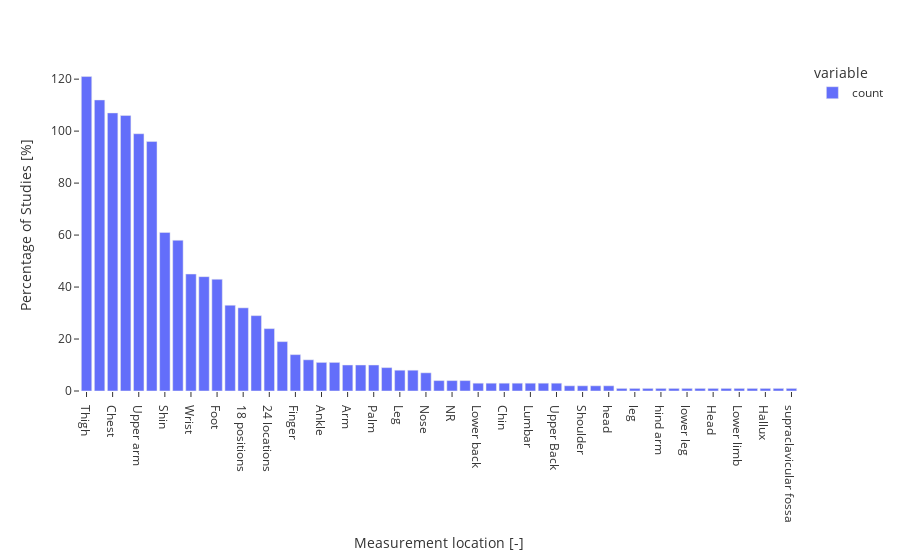

Notebook cell for this chart:
### Code cell
skin_temperature = df.loc[df["physio-parameter"] == "Skin temperature"]
location_counts = skin_temperature["physio-body-site"].value_counts()

fig = px.bar(
    location_counts,
)

fig.update_layout(
    xaxis_title="Measurement location [-]",
    yaxis_title="Percentage of Studies [%]",
    template=CHART_LAYOUT.template.value,
)

fig.show()

### Figure 1 — Plotly figure (JSON) as saved in the notebook; plotly's stock layout.template omitted (floating-point values rounded to 4 significant figures)
{"data": [{"alignmentgroup": "True", "hovertemplate": "variable=count<br>physio-body-site=%{x}<br>value=%{y}<extra></extra>", "legendgroup": "count", "marker": {"color": "#636efa", "pattern": {"shape": ""}}, "name": "count", "offsetgroup": "count", "orientation": "v", "showlegend": true, "textposition": "auto", "type": "bar", "x": ["Thigh", "Hand", "Chest", "Forehead", "Upper arm", "Forearm", "Shin", "Calf", "Wrist", "Back", "Foot", "Neck", "18 positions", "Abdomen", "24 locations", "Cheek", "Finger", "14 sites by ISO 9886 standard, under arm, middle finger", "Ankle", "Face", "Arm", "Sole", "Palm", "Scapula", "Leg", "Ear", "Nose", "Lower leg", "NR", "Buttocks", "Lower back", "Elbow", "Chin", "Temple", "Lumbar", "Upper back", "Upper Back", "Waist", "Shoulder", "arm", "head", "foot", "leg", "hand", "hind arm", "lower Back", "lower leg", "lower arm", "Head", "trunk", "Lower limb", "Lower Back", "Hallux", "Mouth", "supraclavicular fossa"], "xaxis": "x", "y": [121, 112, 107, 106, 99, 96, 61, 58, 45, 44, 43, 33, 32, 29, 24, 19, 14, 12, 11, 11, 10, 10, 10, 9, 8, 8, 7, 4, 4, 4, 3, 3, 3, 3, 3, 3, 3, 2, 2, 2, 2, 1, 1, 1, 1, 1, 1, 1, 1, 1, 1, 1, 1, 1, 1], "yaxis": "y"}], "layout": {"barmode": "relative", "legend": {"title": {"text": "variable"}, "tracegroupgap": 0}, "margin": {"t": 60}, "xaxis": {"anchor": "y", "domain": [0, 1], "title": {"text": "Measurement location [-]"}}, "yaxis": {"anchor": "x", "domain": [0, 1], "title": {"text": "Percentage of Studies [%]"}}}}
